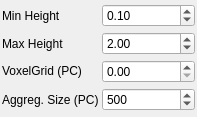
<?xml version="1.0" encoding="UTF-8"?>
<ui version="4.0">
 <class>Region3DConfigure</class>
 <widget class="QWidget" name="Region3DConfigure">
  <property name="geometry">
   <rect>
    <x>0</x>
    <y>0</y>
    <width>197</width>
    <height>117</height>
   </rect>
  </property>
  <property name="windowTitle">
   <string>Region3DConfigure</string>
  </property>
  <layout class="QVBoxLayout" name="verticalLayout_4">
   <property name="spacing">
    <number>0</number>
   </property>
   <property name="margin">
    <number>2</number>
   </property>
   <item>
    <widget class="QWidget" name="widget_2" native="true">
     <layout class="QGridLayout" name="gridLayout">
      <property name="margin">
       <number>0</number>
      </property>
      <property name="spacing">
       <number>3</number>
      </property>
      <item row="1" column="0">
       <widget class="QLabel" name="label_2">
        <property name="text">
         <string>Max Height</string>
        </property>
       </widget>
      </item>
      <item row="0" column="0">
       <widget class="QLabel" name="label">
        <property name="text">
         <string>Min Height</string>
        </property>
       </widget>
      </item>
      <item row="2" column="0">
       <widget class="QLabel" name="label_3">
        <property name="text">
         <string>&lt;html&gt;&lt;head/&gt;&lt;body&gt;&lt;p&gt;VoxelGrid (PC)&lt;/p&gt;&lt;/body&gt;&lt;/html&gt;</string>
        </property>
       </widget>
      </item>
      <item row="0" column="1">
       <widget class="QDoubleSpinBox" name="minHeight">
        <property name="minimum">
         <double>-100.000000000000000</double>
        </property>
        <property name="maximum">
         <double>100.000000000000000</double>
        </property>
        <property name="singleStep">
         <double>0.100000000000000</double>
        </property>
        <property name="value">
         <double>0.100000000000000</double>
        </property>
       </widget>
      </item>
      <item row="1" column="1">
       <widget class="QDoubleSpinBox" name="maxHeight">
        <property name="minimum">
         <double>-100.000000000000000</double>
        </property>
        <property name="maximum">
         <double>100.000000000000000</double>
        </property>
        <property name="value">
         <double>2.000000000000000</double>
        </property>
       </widget>
      </item>
      <item row="2" column="1">
       <widget class="QDoubleSpinBox" name="voxRes">
        <property name="minimum">
         <double>0.000000000000000</double>
        </property>
        <property name="maximum">
         <double>10.000000000000000</double>
        </property>
        <property name="singleStep">
         <double>0.010000000000000</double>
        </property>
        <property name="value">
         <double>0.000000000000000</double>
        </property>
       </widget>
      </item>
      <item row="3" column="0">
       <widget class="QLabel" name="label_7">
        <property name="text">
         <string>Aggreg. Size (PC)</string>
        </property>
       </widget>
      </item>
      <item row="3" column="1">
       <widget class="QSpinBox" name="aggSize">
        <property name="minimum">
         <number>0</number>
        </property>
        <property name="maximum">
         <number>100000</number>
        </property>
        <property name="value">
         <number>500</number>
        </property>
       </widget>
      </item>
     </layout>
    </widget>
   </item>
  </layout>
 </widget>
 <layoutdefault spacing="6" margin="11"/>
 <resources/>
 <connections/>
 <slots>
  <slot>lidarPointCloudToggled()</slot>
  <slot>stereoPointCloudToggled()</slot>
  <slot>requestMap()</slot>
  <slot>requestOctomap()</slot>
  <slot>requestPointCloud()</slot>
 </slots>
</ui>
